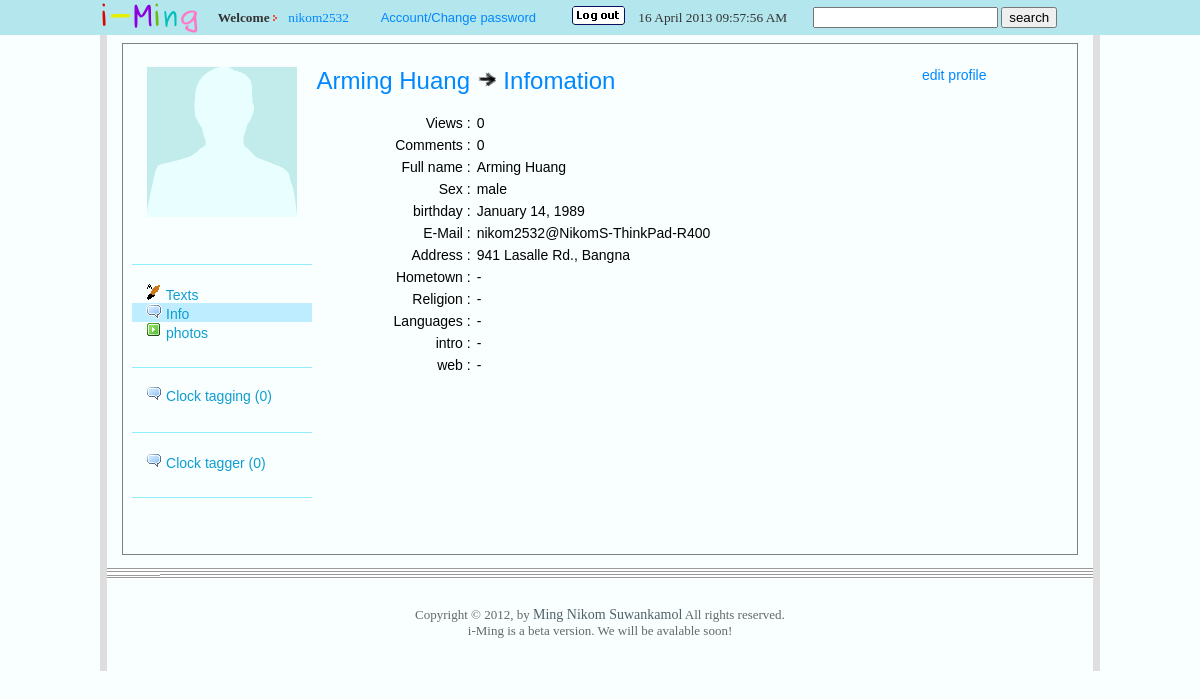
Page /main/my_info/index.php (signed in) on the committed database.
### tables this page shows
CREATE TABLE IF NOT EXISTS `social_iMing_customer_v3` (
  `username` varchar(20) NOT NULL,
  `password` varchar(100) NOT NULL,
  `name` varchar(100) NOT NULL,
  `sex` char(1) NOT NULL,
  `birthday` date NOT NULL,
  `email` varchar(150) NOT NULL,
  `address` text NOT NULL,
  `regis_date` datetime NOT NULL,
  `regis_ip` varchar(50) NOT NULL,
  `last_login` datetime NOT NULL,
  `enable` char(1) NOT NULL,
  `admin` char(1) NOT NULL,
  PRIMARY KEY (`username`),
  UNIQUE KEY `email` (`email`)
);

CREATE TABLE IF NOT EXISTS `social_iMing_customer_counts` (
  `id` int(255) NOT NULL AUTO_INCREMENT,
  `username` varchar(50) NOT NULL,
  `views` int(20) NOT NULL,
  `views_last_time` timestamp NOT NULL DEFAULT CURRENT_TIMESTAMP,
  `comments` int(11) NOT NULL,
  PRIMARY KEY (`username`),
  KEY `id` (`id`)
);

CREATE TABLE IF NOT EXISTS `social_iMing_customer_info` (
  `id` int(255) NOT NULL AUTO_INCREMENT,
  `username` varchar(50) NOT NULL,
  `profile_picture_id` int(200) NOT NULL,
  `Hometown` varchar(100) NOT NULL,
  `Religion` varchar(50) NOT NULL,
  `Languages` varchar(50) NOT NULL,
  `intro` longtext NOT NULL,
  `web` varchar(300) NOT NULL,
  PRIMARY KEY (`username`),
  KEY `id` (`id`)
);

### src/main/my_info/index.php (the view, shortened to what this page needs)
<?
$rootpath ="../../";
	$friend = $_GET["friend"];
	include($rootpath."include/index_head.php");
	if($_SESSION[su]!="")
	{
?>
<font size="3" color="#000000">
<br>
<div class="bodytext">
<table border="0" width="100%" align="center" VALIGN="top" cellpadding="0" cellspacing="0">
  <tr>
	<td align="center" VALIGN="top" width="20%">
		<?php
			if($friend != ""){
				$own_body = $friend;
			}
			else $own_body = $_SESSION[su];
			include($rootpath."include/body_Left_slide.php");
		?>
	</td>
	<td align="left" VALIGN="top" width="55%">
		<font size="5" color="#000000">
          <?php
            $SQL="SELECT * FROM social_iMing_customer_v3 where username='$own_body'";
            $result=mysql_query($SQL);
            while($rs=mysql_fetch_array($result)) {
				if($friend != "")
					echo "<a href=\"".$rootpath."main/text/?friend=".$rs[username]."\">".$rs[name]."</a>";
				else
					echo "<a href=\"".$rootpath."main/text/\">".$rs[name]."</a>";
			}
          ?>
			<img width="20" height="20" src="<?php echo $rootpath; ?>images/arr3.png">
			<?php if($friend != "") { ?>
				<a href="<?=$rootpath?>main/my_info/?friend=<?=$friend?>">Infomation</a>
			<?php }else{ ?>
				<a href="<?=$rootpath?>main/my_info/">Infomation</a>
			<?php } ?>
          <br />
		</font>
		<br />
		<table border="0" width="100%" align="center" VALIGN="top" cellpadding="2" cellspacing="2">
		  <tr>
			<td align="right" VALIGN="top" width="30%">
				Views :
			</td>
			<td align="left" VALIGN="top" width="70%">
				<?php
					$SQL="SELECT * FROM social_iMing_customer_counts where username='$own_body'";
					$result=mysql_query($SQL);
					while($rs=mysql_fetch_array($result)) {
						echo $rs[views];
					}
				?>
			</td>
		  </tr>
		  <tr>
			<td align="right" VALIGN="top" width="30%">
				Comments :
			</td>
			<td align="left" VALIGN="top" width="70%">
			  <?php
				  $view_count = 0;
				  echo $view_count;
			  ?>
			</td>
		  </tr>
		  <tr>
			<td align="right" VALIGN="top" width="30%">
			  <?php
			    $SQL="SELECT * FROM social_iMing_customer_v3 where username='$own_body'";
			    $result=mysql_query($SQL);
			    while($rs=mysql_fetch_array($result)) {
			  ?>
			  Full name :
			</td>
			<td align="left" VALIGN="top" width="70%">
			  <?php
			      echo $rs[name];
			  ?>
			</td>
		  </tr>
		  <tr>
			<td align="right" VALIGN="top" width="30%">
			  Sex :
			</td>
			<td align="left" VALIGN="top" width="70%">
			  <?php
			      if($rs[sex] == 'm')
			        echo "male";
			      else if($rs == 'f')
			        echo "male";
			      else{ echo "unknown"; }
			  ?>
			</td>
		  </tr>
		  <tr>
			<td align="right" VALIGN="top" width="30%">
			  birthday :
			</td>
			<td align="left" VALIGN="top" width="70%">
			  <?php
				  echo date('F d, Y', strtotime($rs[birthday]));
			  ?>
			</td>
		  </tr>
		  <tr>
			<td align="right" VALIGN="top" width="30%">
			  E-Mail :
			</td>
			<td align="left" VALIGN="top" width="70%">
			  <?php
			      echo $rs[email];
			  ?>
			</td>
		  </tr>
		  <tr>
			<td align="right" VALIGN="top" width="30%">
			  Address :
			</td>
			<td align="left" VALIGN="top" width="70%">
			  <?php
			      echo $rs[address];
				}
			  ?>
			</td>
		  </tr>
		  <tr>
			<td align="right" VALIGN="top" width="30%">
				Hometown :
			</td>
			<td align="left" VALIGN="top" width="70%">
			  <?php
			    $sql="SELECT * FROM social_iMing_customer_info where username='$own_body'";
			    $result=mysql_query($sql);
			    while($rs=mysql_fetch_array($result)) {
					if($rs[Hometown] != "")
						echo $rs[Hometown];
					else{ echo "-"; }
			  ?>
			</td>
		  </tr>
		  <tr>
			<td align="right" VALIGN="top" width="30%">
				Religion :
			</td>
			<td align="left" VALIGN="top" width="70%">
			  <?php
					if($rs[Religion] != "")
						echo $rs[Religion];
					else{ echo "-"; }
			  ?>
			</td>
		  </tr>
		  <tr>
			<td align="right" VALIGN="top" width="30%">
				Languages :
			</td>
			<td align="left" VALIGN="top" width="70%">
			  <?php
					if($rs[Languages] != "")
						echo $rs[Languages];
					else{ echo "-"; }
			  ?>
			</td>
		  </tr>
		  <tr>
			<td align="right" VALIGN="top" width="30%">
				intro :
			</td>
			<td align="left" VALIGN="top" width="70%">
			  <?php
					if($rs[intro] != "")
						for($ii=0;$ii<strlen($rs[intro]);$ii=$ii+55){
							echo substr($rs[intro],$ii,60)."<br>";
						}
					else{ echo "-"; }
			  ?>
			</td>
		  </tr>
		  <tr>
			<td align="right" VALIGN="top" width="30%">
				web :
			</td>
			<td align="left" VALIGN="top" width="70%">
			  <?php
					if($rs[web] != "")
						echo "<a href=\"".$rs[web]."\" target=\"_blank\">".$rs[web]."</a>";
					else{ echo "-"; }
				}
			  ?>
			</td>
		  </tr>
		</table>
	</td>
	<td align="center" VALIGN="top" width="25%">
		<a href="<?=$rootpath?>main/my_info/editprofile.php?edit=info">edit profile</a>
	</td>
  </tr>
</table>
</div>
</font>
<?
include($rootpath."include/index_bottom.php");
}
?>

### src/css/style.css (style rules this page uses)
.bodytext { font-family:'lucida grande',tahoma,verdana,arial,sans-serif ; font-size:14px; }

### src/include/index_head.php (style rules this page uses)
body { font-family: Arial, sans-serif }
A:link { COLOR: #0088ff; text-decoration: none; }

### rows in the picture
social_iming_customer_v3: name "Arming Huang", sex "male", birthday "January 14, 1989", email "nikom2532@NikomS-ThinkPad-R400", address "941 Lasalle Rd., Bangna"
social_iming_customer_counts: views "0"

### other values in the picture
$return_rows "0"
$view_count "0"
$_SESSION[su] "nikom2532"
